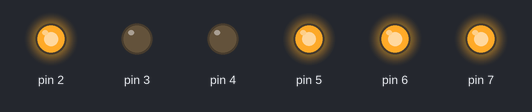
This sketch was run on a simulated Arduino Uno, built with avr-gcc and run on an emulated ATmega328P. Parts: output pins drawn as LEDs (lit = HIGH).

Above: at 0.05 s.
At 5.95 s:
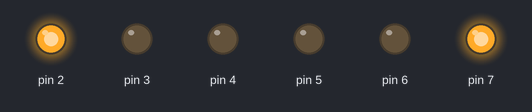
Timing chart, 0 to 6.9 s (numbered marks = the images above):
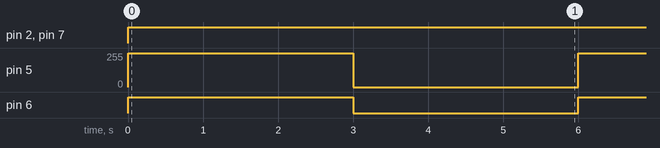

The sketch:

main.ino
```cpp
/*###################### DEFINICIONES #################################*/
#include <LEANTEC_ControlMotor.h>//Incluimos la librería control de motores

// Configuramos los pines que vamos a usar

  ControlMotor control(2,3,7,4,5,6); // MotorDer1,MotorDer2,MotorIzq1,MotorIzq2,PWM_Derecho,PWM_Izquierdo

/*######################## SETUP ###############################*/

void setup() {

  Serial.begin(9600); // Default communication rate of the Bluetooth module
}

/*######################### LOOP ##############################*/

void loop() { /*main*/
  control.Motor(255,1);
  delay(3000);
  control.Motor(0,1);
  delay(3000);
}//end loop
```

LEANTEC_ControlMotor.h
```cpp
//LEANTEC_ControlMotor es una librería para el control de 2 motores CC con el driver L298
//Desarrollada por LEANTEC ROBOTICS&ELECTRONICS
//Queda permitido el uso de esta librería por cualquier usuario.
//Queda prohibido el uso de esta líbreria con ánimo de lucro
/*************************************************************************************************************************************************/
/*
/* Esta librería controla la velocidad y la dirección de los motores del robot.
/* La forma de usarla es de la siguiente manera.
/*
/* En esta primera parte agregamos la librería y configuramos los pines.
/*------------------------------------------------------------------------------------------------------
/* #include <ControlMotor.h>
/* ControlMotor control(2,3,7,4,5,6);   // MotorDer1,MotorDer2,MotorIzq1,MotorIzq2,PWM_Derecho,PWM_Izquierdo
/*------------------------------------------------------------------------------------------------------
/*
/* - MotorDer1: Enable 1 del motor Derecho
/* - MotorDer2: Enable 2 del motor Derecho
/* - MotorIzq1: Enable 1 del motor Izquierdo
/* - MotorIzq2: Enable 2 del motor Izquierdo
/* - PWM_Derecho: PWM del motor derecho (Debe ser un pin que admita PWM de arduinov
/* - PWM_Izquierdo: PWM del motor Izquierdo (Debe ser un pin que admita PWM de arduino
/*
/*-------------------------------------------------------------------------------------------------------
/*
/* En esta segunda parte, controlamos el motor. La primera varaible es la velocidad que va de 0 a 255 y la segunda el % de giro que va de 0 a 100.
/* Si la velocidad es positiva el robot avanza, si la velocidad es negativa el robot retrocede.
/* Si el giro es positivo, el robot va recto (0%) o a la derecha (>0%), si es negativo el robot va recto (0%) o a la izquierda (<0%),
// Si el giro es 100, el robot en vez de avanzar girando, gira sobre su propio eje (Una rueda avanza y otra retrocede.
/*-------------------------------------------------------------------------------------------------------
/*
/* control.Motor(255, 0);   // Velocidad 255 (Máxima y positiva por lo que avanza) y 0% de giro, por lo que va recto.
/* control.Motor(220, -20); // Velocidad 220 (Positiva por lo que avanza) y giro -20% por lo que va girando levemente a la izquierda.
/* control.Motor(130, 100); // Velocidad 130 (Positivo por lo que avanza) y giro 100, el robot gira sobre su eje.
/* control.Motor(-255, 0);  // Velocidad 255 (Máxima y negativa por lo que retrocede) y 0% de giro, por lo que va recto.
/*
/*************************************************************************************************************************************************/

#ifndef LEANTEC_ControlMotor_h
#define LEANTEC_ControlMotor_h

// Incluimos las librerías necesarias según el arduino que estemos utilizando
#if ARDUINO >= 100
  #include "Arduino.h"
#else
  #include "WProgram.h"
#endif

class ControlMotor
{
  public:
    ControlMotor(int MD1,int MD2,int MI1,int MI2,int PWMD,int PWMI);  // Asignamos los pines
    void Motor(int velocidad, int giro);  // Carga los valores en los motores
  private:
    void CalcularVelocidad(int velocidad, int giro, int *vel_izq, int *vel_der );  // Calcula la velocidad de cada motor
    int MotDer1;    // Esta variable la usa internamente la librería para el enable 1 motor derecho
    int MotDer2;    // Esta variable la usa internamente la librería para el enable 2 motor derecho
    int MotIzq1;    // Esta variable la usa internamente la librería para el enable 1 motor izquierdo
    int MotIzq2;    // Esta variable la usa internamente la librería para el enable 2 motor izquierdo
    int pwmD;       // Esta variable la usa internamente la librería para el PWM del motor Derecho
    int pwmI;       // Esta variable la usa internamente la librería para el PWM del motor Izquierdo
};

#endif
```

Measured:
- by itself, pin 2, pin 7: LOW → HIGH at 0.00 s
- by itself, pin 5: alternates 252/255 for 3.0 s and 0/255 for 3.0 s
- by itself, pin 6: alternates HIGH for 3.0 s and LOW for 3.0 s
